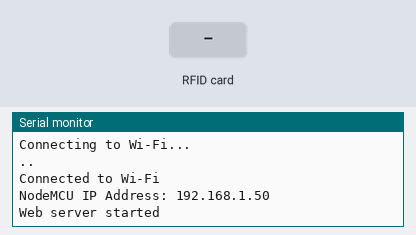
Bench run of a sketch on a simulated ESP8266 (NodeMCU). On the bench: the last lines printed to the serial monitor. The inputs (shaded band) are chosen by the test bench. WiFi joins after 1.5 s; servers stay silent unless stated; uploads are accepted with an empty reply.

Above: at 3.2 s.
3.3 s: RFID card 5E 7A 19 C4 held to the reader
At 4.1 s:
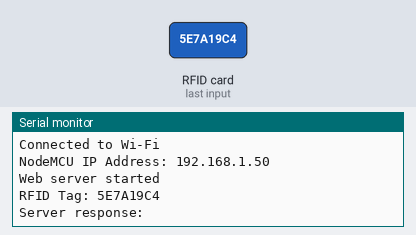
5.0 s: RFID card 5E 7A 19 C4 held to the reader
At 6.3 s:
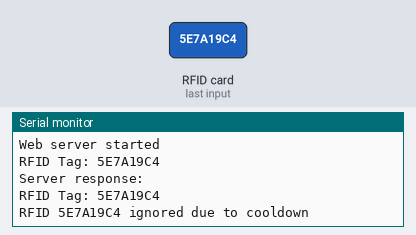

The sketch:

RC522_Basic.ino
```cpp
#include <SPI.h>
#include <MFRC522.h>
#include <ESP8266WiFi.h>
#include <ESP8266HTTPClient.h>
#include <ESP8266WebServer.h>

// Define the static IP address, gateway, and subnet mask
IPAddress staticIP(192, 168, 2, 186);
IPAddress gateway(192, 168, 2, 1);
IPAddress subnet(255, 255, 255, 0);

// Wi-Fi credentials
const char* ssid = "Luftuberwachungssystem";
const char* password = "Ux957Zi%xqbY6vPHCm#4X";

// Server URL
const char* logAccessUrl = "http://192.168.2.186/RFID_Database.php";

// Baud rate for serial communication
#define BAUD_RATE 9600

#define SS_PIN D3  // GPIO 0
#define RST_PIN D4 // GPIO 2

MFRC522 rfid(SS_PIN, RST_PIN);
WiFiClient wifiClient;
ESP8266WebServer server(80);

String lastRFID = "";
unsigned long lastProcessedTime = 0;
const unsigned long rfidCooldown = 10000; // Cooldown period in milliseconds

void handleStatus() {
    String response = "RFID ready";
    if (lastRFID != "")
    {
        response += " - Last RFID: " + lastRFID;
    }
    server.send(200, "text/plain", response);
}

void handleGetRFID()
{
    if (lastRFID != "")
    {
        server.send(200, "text/plain", lastRFID);
        lastRFID = "";
    }
    else {
        server.send(200, "text/plain", "No RFID");
    }
}

void sendRFIDToServer(String rfid)
{
    if (WiFi.status() == WL_CONNECTED)
    {
        HTTPClient http;
        http.setTimeout(10000); // Set timeout to 10 seconds
        http.begin(wifiClient, logAccessUrl);
        http.addHeader("Content-Type", "application/x-www-form-urlencoded");
        String postData = "rfid=" + rfid;
        int httpResponseCode = http.POST(postData);
        if (httpResponseCode > 0) {
            String response = http.getString();
            Serial.println("Server response: " + response);
        }
        else
        {
            Serial.println("Error sending RFID to server: " + String(httpResponseCode));
        }
        http.end();
    }
    else
    {
        Serial.println("WiFi not connected");
    }
}

void setup()
{
    Serial.begin(BAUD_RATE);
    SPI.begin();
    rfid.PCD_Init();
    Serial.println("RFID Initialized");

    // Configure static IP
    if (!WiFi.config(staticIP, gateway, subnet))
    {
        Serial.println("STA Failed to configure");
    }

    WiFi.begin(ssid, password);
    Serial.println("Connecting to Wi-Fi...");

    // Wait for the Wi-Fi to connect
    while (WiFi.status() != WL_CONNECTED)
    {
        delay(1000);
        Serial.print(".");
    }

    Serial.println("\nConnected to Wi-Fi");
    Serial.print("NodeMCU IP Address: ");
    Serial.println(WiFi.localIP());

    // Start the web server
    server.on("/status", handleStatus);
    server.on("/getRFID", handleGetRFID);
    server.begin();
    Serial.println("Web server started");
}

void loop()
{
    server.handleClient();

    if (!rfid.PICC_IsNewCardPresent() || !rfid.PICC_ReadCardSerial())
    {
        delay(50);
        return;
    }

    String currentRFID = "";
    for (byte i = 0; i < rfid.uid.size; i++)
    {
        currentRFID += String(rfid.uid.uidByte[i], HEX);
    }
    currentRFID.toUpperCase();
    Serial.println("RFID Tag: " + currentRFID);

    unsigned long currentTime = millis();
    if (currentRFID == lastRFID && (currentTime - lastProcessedTime) < rfidCooldown)
    {
        Serial.println("RFID " + currentRFID + " ignored due to cooldown");
        delay(50);
        return;
    }

    lastRFID = currentRFID;
    lastProcessedTime = currentTime;

    sendRFIDToServer(currentRFID);

    delay(1000);
}
```

NodeMCU_Basic.ino
```cpp

```

Measured:
- after the input at 3.3 s, the serial monitor: prints a new line after 0.05 s (image 1)
- after the input at 5.0 s, the serial monitor: prints a new line after 0.08 s (image 2)
